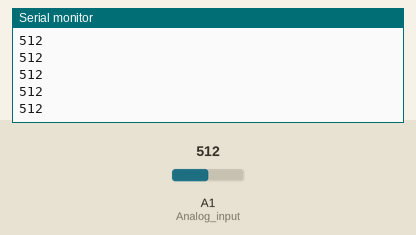
This sketch was run on a simulated Arduino Uno, built with avr-gcc and run on an emulated ATmega328P. On the bench: the last lines printed to the serial monitor. The test bench sets the inputs (shaded band); at power-on: A1 (Analog_input) = 512.

Above: at 1.2 s.
1.3 s: A1 (Analog_input) set to 716
At 1.9 s:
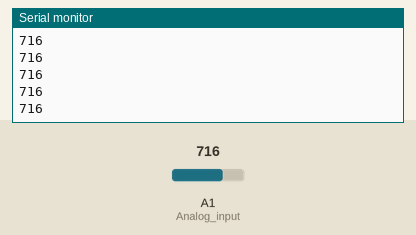
2.8 s: A1 (Analog_input) set to 900
At 3.5 s:
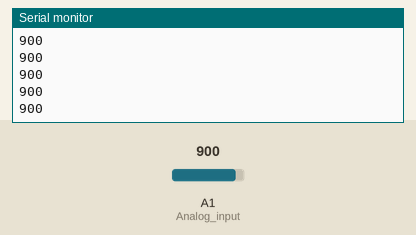
Timing chart, 0 to 5.7 s (numbered marks = the images above; inputs shaded):
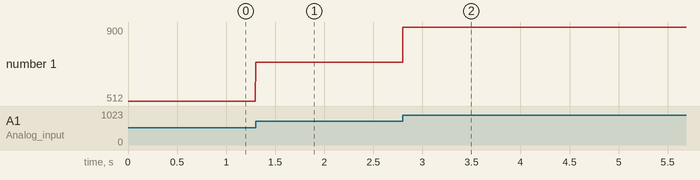

Measured:
- after the input at 1.3 s, the serial monitor: prints a new line at once (image 1)
- after the input at 2.8 s, the serial monitor: prints a new line at once (image 2)
- plotted number 1: 512 → 716 after the input at 1.3 s, 716 → 900 after the input at 2.8 s

The sketch:

microphone_sensor.ino
```cpp
#define Digital_input 2 // attach pin D2 Arduino to pin Digital of M5stack Mic
#define Analog_input A1 //attach pin D3 Arduino to pin Trig of HC-SR04


int analog_reading = 0;
void setup() {
  //pinMode(Digital_input, INPUT); // Sets the trigPin as an OUTPUT


  Serial.begin(115200); // // Serial Communication is starting with 9600 of baudrate speed
  Serial.println("Starting Microphone");
}

void loop() {

  int analog_reading = analogRead(Analog_input);
  //Serial.print("Analog reading: ");
  Serial.print(analog_reading);
  Serial.print("\n");

  //int buttonState = digitalRead(Digital_input);

  //Serial.print("Digital reading: ");
  //Serial.print(buttonState);
  //Serial.print("\n");


  delay(2);


}
```
